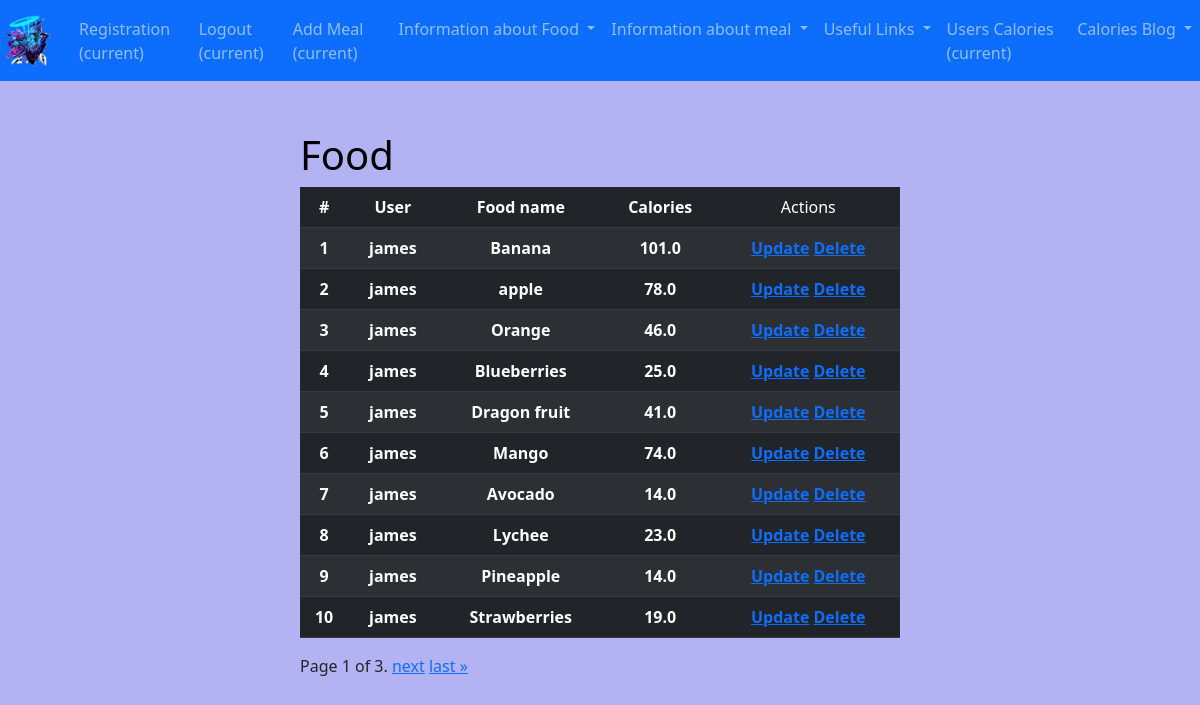
Screenshot of /food/ (signed in) with the database file from the repository.
### calories_counter/models.py (models this page shows, shortened)
class Food(models.Model):
    user = models.ForeignKey(settings.AUTH_USER_MODEL, on_delete=models.CASCADE)
    food_name = models.CharField(max_length=255)
    calories = models.FloatField()

### calories_counter/views.py (the view)
# urls.py: path("food/", views.FoodView.as_view(), name="foods"),
class FoodView(LoginRequiredMixin, View):
    def get(self, request):
        food_objects = Food.objects.all()
        paginator = Paginator(food_objects, 10)
        page = request.GET.get('page')
        foods = paginator.get_page(page)
        return render(request, "calories_counter/food.html", {"foods": foods})

### calories_counter/templates/calories_counter/food.html (shortened to what this page needs)
{% extends 'base.html' %}
{% load static %}
{% block css_files %}
  <link rel="stylesheet" href="{% static 'calories_counter/food.css' %}">
{% endblock %}
{% block content %}
  <div id="user-food">
    <h1>Food</h1>
    <table class="table table-dark table-striped">
      <thead>
      <tr>
        <th scope="col">#</th>
        <th scope="col">User</th>
        <th scope="col">Food name</th>
        <th scope="col">Calories</th>
        <td scope="col">Actions</td>
      </tr>
      </thead>
      <tbody>
      {% for food in foods %}
        <tr>
          <th scope="row">{{ forloop.counter }}</th>
          <th>{{ food.user }}</th>
          <th>{{ food.food_name }}</th>
          <th>{{ food.calories }}</th>
          <th>
            <a href="{% url 'food_update' food.id %}">Update</a>
            <a href="{% url 'food_delete' food.id %}">Delete</a>
          </th>
        </tr>
      {% endfor %}
      </tbody>
    </table>
    <div class="pagination">
      <span class="step-links">
        <span class="current">
            Page {{ foods.number }} of {{ foods.paginator.num_pages }}.
        </span>
        {% if foods.has_next %}
          <a href="?page={{ foods.next_page_number }}">next</a>
          <a href="?page={{ foods.paginator.num_pages }}">last &raquo;</a>
        {% endif %}
    </span>
    </div>
  </div>
{% endblock %}

### static/styles.css (style rules this page uses)
h1 { color: black; }
body { background-color: #b3b3f3; }

### calories_counter/static/calories_counter/food.css (style rules this page uses)
#user-food { display: flex; justify-content: center; flex-direction: column; padding-top: 50px; width: 50%; margin: 0 auto; }
tr, th { text-align: center; }

### rows the page displays
Food: user "james", food_name "Banana", calories "101.0"
Food: user "james", food_name "apple", calories "78.0"
Food: user "james", food_name "Orange", calories "46.0"
Food: user "james", food_name "Blueberries", calories "25.0"
Food: user "james", food_name "Dragon fruit", calories "41.0"
Food: user "james", food_name "Mango", calories "74.0"
Food: user "james", food_name "Avocado", calories "14.0"
Food: user "james", food_name "Lychee", calories "23.0"
Food: user "james", food_name "Pineapple", calories "14.0"
Food: user "james", food_name "Strawberries", calories "19.0"

### other values shown
{{ foods.number }} "1"
{{ foods.paginator.num_pages }} "3"
